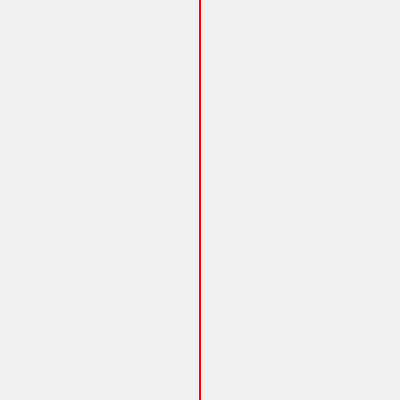
Frame 1 (no input)
Frame 60 (no input): identical to frame 1, image omitted
Frame 120 (the mouse pressed at the canvas centre since frame 60): identical to frame 1, image omitted

The p5.js sketch that drew this single still picture (run headless with seeded random() and noise() and a simulated clock; from frame 60 on, the mouse is pressed at the canvas centre):

// p5.js sketch
// ── sketch.js
function setup() {
  createCanvas(400,400);
  
  // put setup code here
}

function draw() {
  // put drawing code here
  background(240);

  stroke (255,0,0);
  strokeWeight (2);
  line (200,0,200,400);


if (mouseX > 200) {
  background (0);

  stroke (255,0,0);
  strokeWeight (2);
  line (200,0,200,400);
}

}
